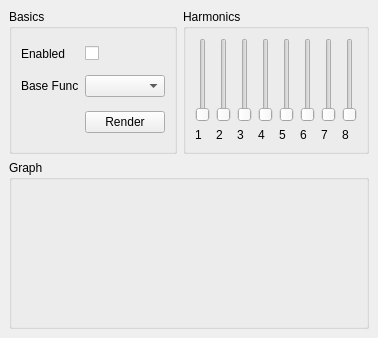
                 <widget class="QWidget" name="tab_5" >
                  <attribute name="title" >
                   <string>Source</string>
                  </attribute>
                  <layout class="QVBoxLayout" >
                   <property name="spacing" >
                    <number>6</number>
                   </property>
                   <property name="margin" >
                    <number>9</number>
                   </property>
                   <item>
                    <layout class="QHBoxLayout" >
                     <property name="spacing" >
                      <number>6</number>
                     </property>
                     <property name="margin" >
                      <number>0</number>
                     </property>
                     <item>
                      <widget class="QGroupBox" name="groupBox_14" >
                       <property name="title" >
                        <string>Basics</string>
                       </property>
                       <layout class="QGridLayout" >
                        <property name="margin" >
                         <number>9</number>
                        </property>
                        <property name="spacing" >
                         <number>6</number>
                        </property>
                        <item row="1" column="0" >
                         <widget class="QLabel" name="label_4" >
                          <property name="text" >
                           <string>Base Func</string>
                          </property>
                         </widget>
                        </item>
                        <item row="0" column="1" >
                         <widget class="QCheckBox" name="gen_enable" >
                          <property name="text" >
                           <string/>
                          </property>
                         </widget>
                        </item>
                        <item row="0" column="0" >
                         <widget class="QLabel" name="label_13" >
                          <property name="text" >
                           <string>Enabled</string>
                          </property>
                         </widget>
                        </item>
                        <item row="1" column="1" >
                         <widget class="QComboBox" name="base_func_combo" />
                        </item>
                        <item row="2" column="1" >
                         <widget class="QPushButton" name="render_button" >
                          <property name="sizePolicy" >
                           <sizepolicy vsizetype="Fixed" hsizetype="Maximum" >
                            <horstretch>0</horstretch>
                            <verstretch>0</verstretch>
                           </sizepolicy>
                          </property>
                          <property name="text" >
                           <string>Render</string>
                          </property>
                         </widget>
                        </item>
                       </layout>
                      </widget>
                     </item>
                     <item>
                      <widget class="QGroupBox" name="groupBox_5" >
                       <property name="title" >
                        <string>Harmonics</string>
                       </property>
                       <layout class="QGridLayout" >
                        <property name="margin" >
                         <number>9</number>
                        </property>
                        <property name="spacing" >
                         <number>6</number>
                        </property>
                        <item row="0" column="0" >
                         <widget class="QSlider" name="harmonic1" >
                          <property name="maximum" >
                           <number>15</number>
                          </property>
                          <property name="singleStep" >
                           <number>1</number>
                          </property>
                          <property name="orientation" >
                           <enum>Qt::Vertical</enum>
                          </property>
                         </widget>
                        </item>
                        <item row="1" column="0" >
                         <widget class="QLabel" name="label_5" >
                          <property name="text" >
                           <string>1</string>
                          </property>
                         </widget>
                        </item>
                        <item row="0" column="1" >
                         <widget class="QSlider" name="harmonic2" >
                          <property name="maximum" >
                           <number>15</number>
                          </property>
                          <property name="orientation" >
                           <enum>Qt::Vertical</enum>
                          </property>
                         </widget>
                        </item>
                        <item row="1" column="1" >
                         <widget class="QLabel" name="label_6" >
                          <property name="text" >
                           <string>2</string>
                          </property>
                         </widget>
                        </item>
                        <item row="0" column="2" >
                         <widget class="QSlider" name="harmonic3" >
                          <property name="maximum" >
                           <number>15</number>
                          </property>
                          <property name="orientation" >
                           <enum>Qt::Vertical</enum>
                          </property>
                         </widget>
                        </item>
                        <item row="1" column="2" >
                         <widget class="QLabel" name="label_7" >
                          <property name="text" >
                           <string>3</string>
                          </property>
                         </widget>
                        </item>
                        <item row="0" column="3" >
                         <widget class="QSlider" name="harmonic4" >
                          <property name="maximum" >
                           <number>15</number>
                          </property>
                          <property name="orientation" >
                           <enum>Qt::Vertical</enum>
                          </property>
                         </widget>
                        </item>
                        <item row="1" column="3" >
                         <widget class="QLabel" name="label_8" >
                          <property name="text" >
                           <string>4</string>
                          </property>
                         </widget>
                        </item>
                        <item row="0" column="4" >
                         <widget class="QSlider" name="harmonic5" >
                          <property name="maximum" >
                           <number>15</number>
                          </property>
                          <property name="orientation" >
                           <enum>Qt::Vertical</enum>
                          </property>
                         </widget>
                        </item>
                        <item row="1" column="4" >
                         <widget class="QLabel" name="label_9" >
                          <property name="text" >
                           <string>5</string>
                          </property>
                         </widget>
                        </item>
                        <item row="0" column="5" >
                         <widget class="QSlider" name="harmonic6" >
                          <property name="maximum" >
                           <number>15</number>
                          </property>
                          <property name="orientation" >
                           <enum>Qt::Vertical</enum>
                          </property>
                         </widget>
                        </item>
                        <item row="1" column="5" >
                         <widget class="QLabel" name="label_10" >
                          <property name="text" >
                           <string>6</string>
                          </property>
                         </widget>
                        </item>
                        <item row="0" column="6" >
                         <widget class="QSlider" name="harmonic7" >
                          <property name="maximum" >
                           <number>15</number>
                          </property>
                          <property name="orientation" >
                           <enum>Qt::Vertical</enum>
                          </property>
                         </widget>
                        </item>
                        <item row="1" column="6" >
                         <widget class="QLabel" name="label_11" >
                          <property name="text" >
                           <string>7</string>
                          </property>
                         </widget>
                        </item>
                        <item row="0" column="7" >
                         <widget class="QSlider" name="harmonic8" >
                          <property name="maximum" >
                           <number>15</number>
                          </property>
                          <property name="orientation" >
                           <enum>Qt::Vertical</enum>
                          </property>
                         </widget>
                        </item>
                        <item row="1" column="7" >
                         <widget class="QLabel" name="label_12" >
                          <property name="text" >
                           <string>8</string>
                          </property>
                         </widget>
                        </item>
                       </layout>
                      </widget>
                     </item>
                    </layout>
                   </item>
                   <item>
                    <widget class="QGroupBox" name="groupBox_6" >
                     <property name="title" >
                      <string>Graph</string>
                     </property>
                     <layout class="QVBoxLayout" >
                      <property name="spacing" >
                       <number>6</number>
                      </property>
                      <property name="margin" >
                       <number>9</number>
                      </property>
                      <item>
                       <widget class="Mapprox::VoiceGraphWidget" native="1" name="voice_graph" >
                        <property name="sizePolicy" >
                         <sizepolicy vsizetype="MinimumExpanding" hsizetype="Ignored" >
                          <horstretch>0</horstretch>
                          <verstretch>0</verstretch>
                         </sizepolicy>
                        </property>
                        <property name="minimumSize" >
                         <size>
                          <width>0</width>
                          <height>128</height>
                         </size>
                        </property>
                       </widget>
                      </item>
                     </layout>
                    </widget>
                   </item>
                  </layout>
                 </widget>
